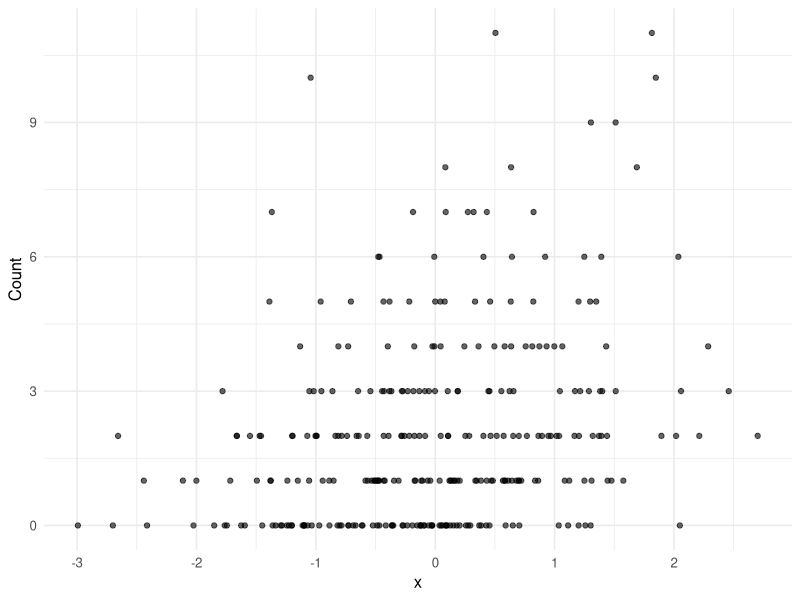

Reproduce this figure in R.
## ---- chunk 1
#| label: setup
library(tidyverse)
library(broom)
library(MASS)
set.seed(42)
theme_set(theme_minimal(base_size = 12))
## ---- chunk 2
n <- 300
x <- rnorm(n)
exposure <- runif(n, 0.5, 2)
mu <- exposure * exp(0.5 + 0.4 * x)
# negative-binomial counts with theta = 2 (overdispersion)
y <- rnegbin(n, mu = mu, theta = 2)
dat <- tibble(x, exposure, y)

ggplot(dat, aes(x, y)) +
  geom_point(alpha = 0.6) +
  labs(x = "x", y = "Count")
## ---- chunk 3
fit_p <- glm(y ~ x + offset(log(exposure)), data = dat, family = poisson)
# dispersion
dev_over_df <- deviance(fit_p) / df.residual(fit_p)
dev_over_df
## ---- chunk 4
fit_nb <- glm.nb(y ~ x + offset(log(exposure)), data = dat)

bind_rows(
  tidy(fit_p, conf.int = TRUE, exponentiate = TRUE) |> mutate(model = "Poisson"),
  tidy(fit_nb, conf.int = TRUE, exponentiate = TRUE) |> mutate(model = "NB")
) |>
  filter(term == "x") |>
  dplyr::select(model, estimate, conf.low, conf.high, std.error)
## ---- chunk 5
sessionInfo()
